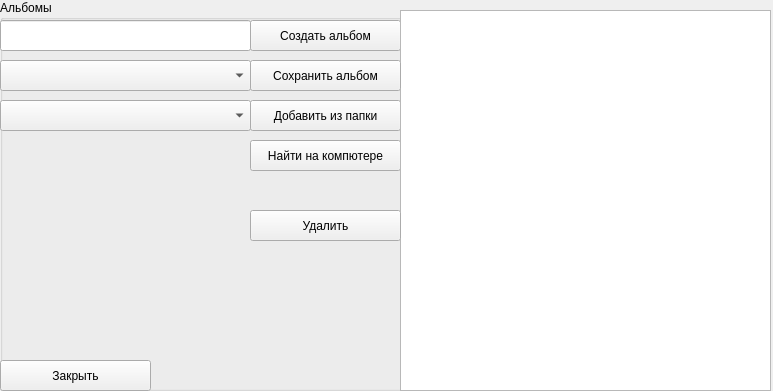
<?xml version="1.0" encoding="UTF-8"?>
<ui version="4.0">
 <class>Form</class>
 <widget class="QWidget" name="Form">
  <property name="geometry">
   <rect>
    <x>0</x>
    <y>0</y>
    <width>773</width>
    <height>391</height>
   </rect>
  </property>
  <property name="windowTitle">
   <string>Form</string>
  </property>
  <widget class="QLabel" name="label">
   <property name="geometry">
    <rect>
     <x>0</x>
     <y>150</y>
     <width>411</width>
     <height>20</height>
    </rect>
   </property>
   <property name="text">
    <string/>
   </property>
  </widget>
  <widget class="QGroupBox" name="groupBox">
   <property name="geometry">
    <rect>
     <x>0</x>
     <y>0</y>
     <width>771</width>
     <height>391</height>
    </rect>
   </property>
   <property name="title">
    <string>Альбомы</string>
   </property>
   <widget class="QLineEdit" name="lineEdit">
    <property name="geometry">
     <rect>
      <x>0</x>
      <y>20</y>
      <width>251</width>
      <height>31</height>
     </rect>
    </property>
   </widget>
   <widget class="QPushButton" name="pushButton_3">
    <property name="geometry">
     <rect>
      <x>250</x>
      <y>20</y>
      <width>151</width>
      <height>31</height>
     </rect>
    </property>
    <property name="text">
     <string>Создать альбом</string>
    </property>
   </widget>
   <widget class="QComboBox" name="comboBox">
    <property name="geometry">
     <rect>
      <x>0</x>
      <y>100</y>
      <width>251</width>
      <height>31</height>
     </rect>
    </property>
   </widget>
   <widget class="QPushButton" name="pushButton">
    <property name="geometry">
     <rect>
      <x>250</x>
      <y>100</y>
      <width>151</width>
      <height>31</height>
     </rect>
    </property>
    <property name="text">
     <string>Добавить из папки</string>
    </property>
   </widget>
   <widget class="QPushButton" name="pushButton_2">
    <property name="geometry">
     <rect>
      <x>250</x>
      <y>140</y>
      <width>151</width>
      <height>31</height>
     </rect>
    </property>
    <property name="text">
     <string>Найти на компютере</string>
    </property>
   </widget>
   <widget class="QComboBox" name="comboBox_2">
    <property name="geometry">
     <rect>
      <x>0</x>
      <y>60</y>
      <width>251</width>
      <height>31</height>
     </rect>
    </property>
   </widget>
   <widget class="QPushButton" name="pushButton_4">
    <property name="geometry">
     <rect>
      <x>0</x>
      <y>360</y>
      <width>151</width>
      <height>31</height>
     </rect>
    </property>
    <property name="text">
     <string>Закрыть</string>
    </property>
   </widget>
   <widget class="QListWidget" name="listWidget">
    <property name="geometry">
     <rect>
      <x>400</x>
      <y>10</y>
      <width>371</width>
      <height>381</height>
     </rect>
    </property>
   </widget>
   <widget class="QPushButton" name="pushButton_5">
    <property name="geometry">
     <rect>
      <x>250</x>
      <y>210</y>
      <width>151</width>
      <height>31</height>
     </rect>
    </property>
    <property name="text">
     <string>Удалить</string>
    </property>
   </widget>
   <widget class="QPushButton" name="pushButton_6">
    <property name="geometry">
     <rect>
      <x>250</x>
      <y>60</y>
      <width>151</width>
      <height>31</height>
     </rect>
    </property>
    <property name="text">
     <string>Сохранить альбом</string>
    </property>
   </widget>
  </widget>
 </widget>
 <resources/>
 <connections/>
</ui>
